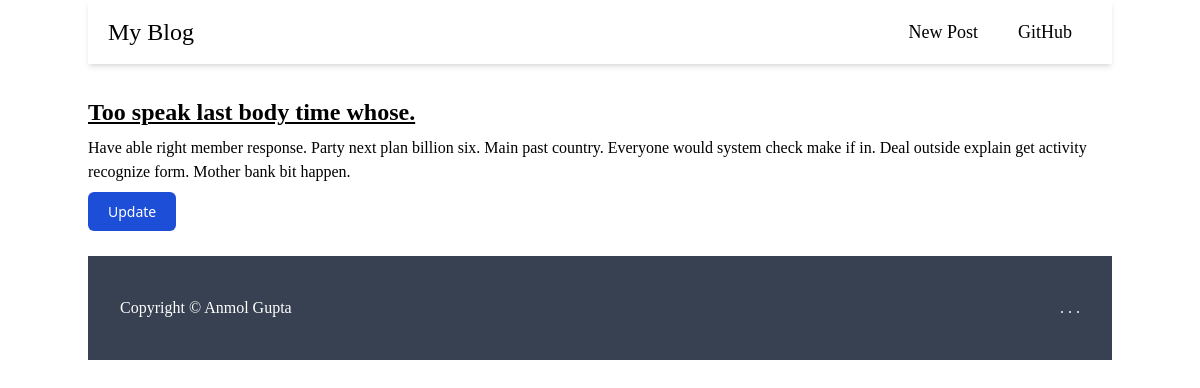
Screenshot of /post/2 with the database file from the repository.
### blog/models.py (models this page shows, shortened)
class Post(models.Model):
    title = models.CharField(max_length=100)
    content = models.TextField()

### blog/views.py (the view)
# urls.py: path("post/<int:id>", views.post_show, name = "show"),
def post_show(request, id):
    post = Post.objects.get(pk = id)
    return render(request, "post/show.html", {"post": post})

### templates/post/show.html (shortened to what this page needs)
{% extends 'layout.html' %}
{% block content %}
    <div class="max-w-screen-lg mx-auto my-8">
        <h2 class="text-2xl font-semibold underline mb-2">{{ post.title }}</h2>
        <p class="mb-4">{{ post.content }}</p>
        <a href="{% url 'update' post.pk %}" class="font-sans text-white bg-blue-700 hover:bg-blue-800 focus:ring-4 focus:outline-none focus:ring-blue-300 font-medium rounded-md text-sm w-full px-5 py-2.5 text-center">Update</a>
    </div>
{% endblock %}

### rows the page displays
Post: title "Too speak last body time whose.", content "Have able right member response. Party next plan billion six. Main past country. Everyone would system check make if in. Deal outside explain get activity recognize form. Mother bank bit happen."
